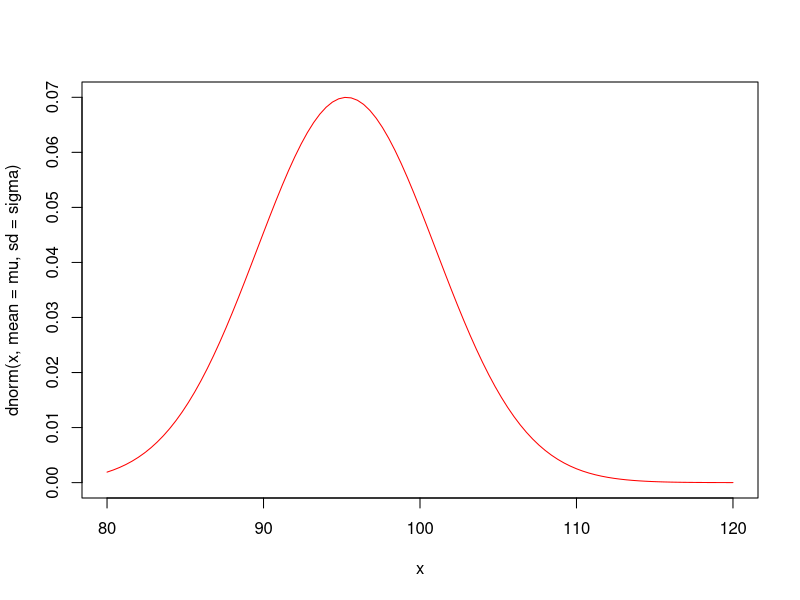
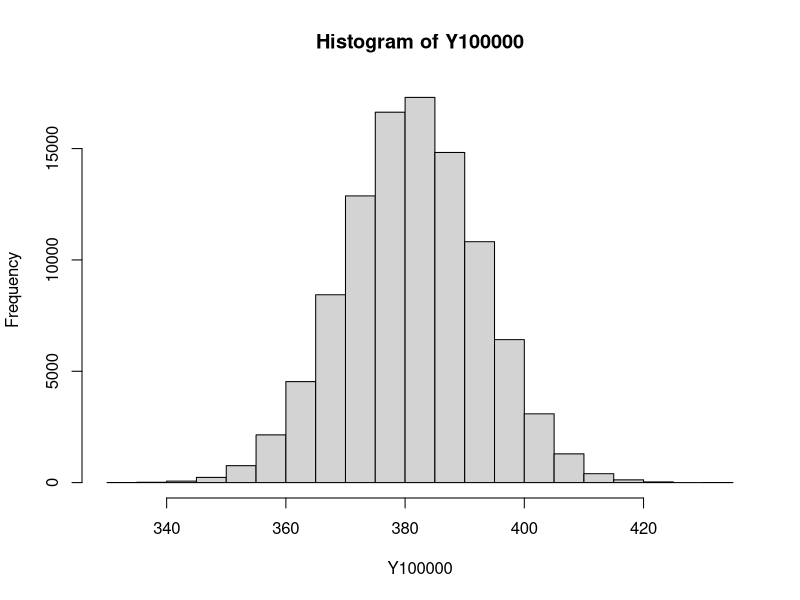
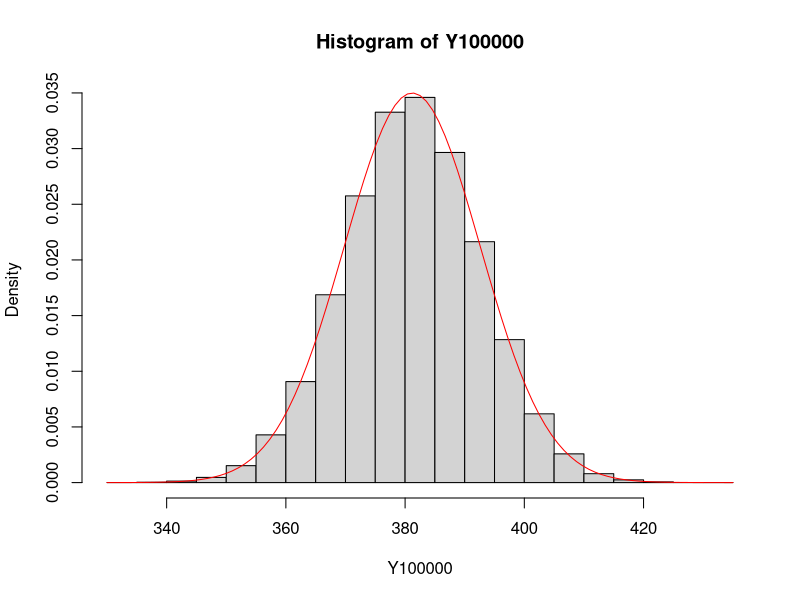
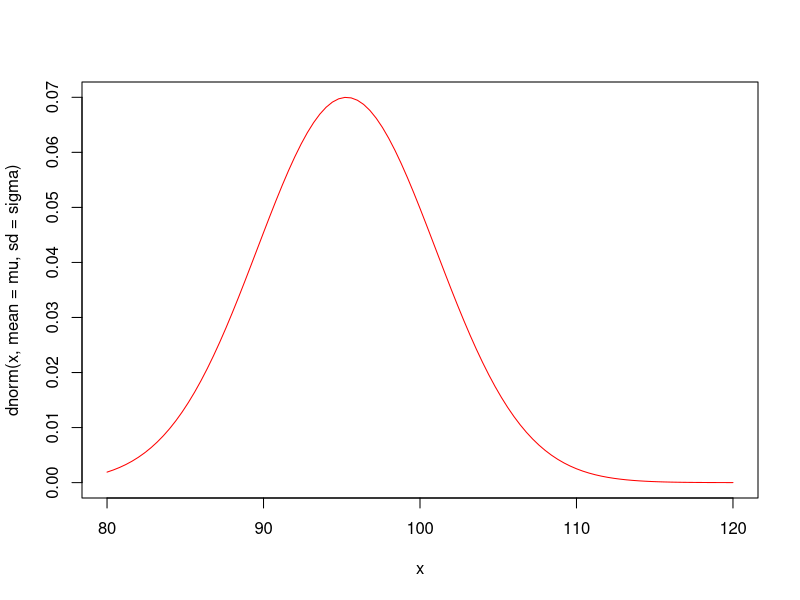
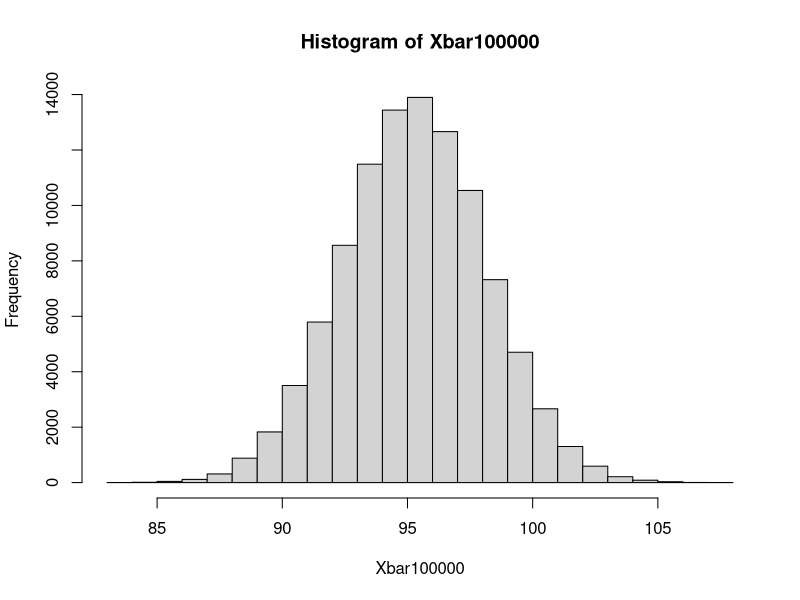
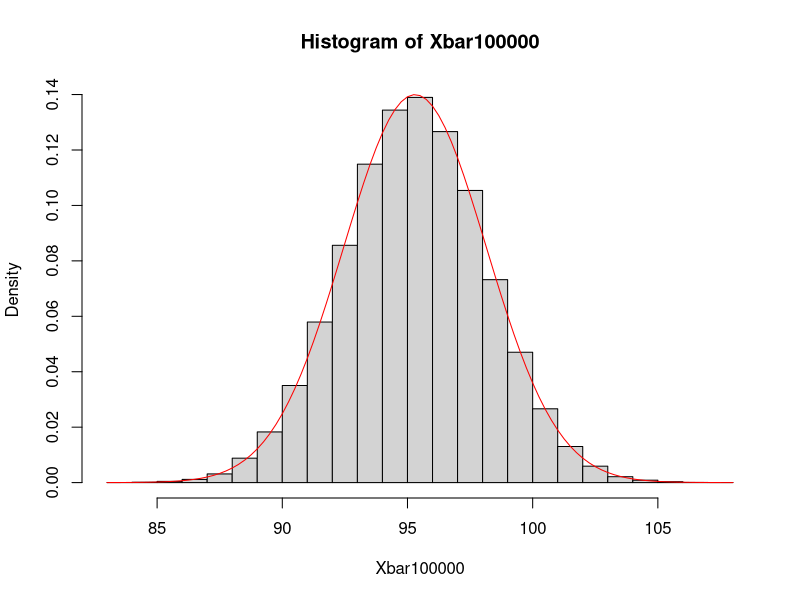
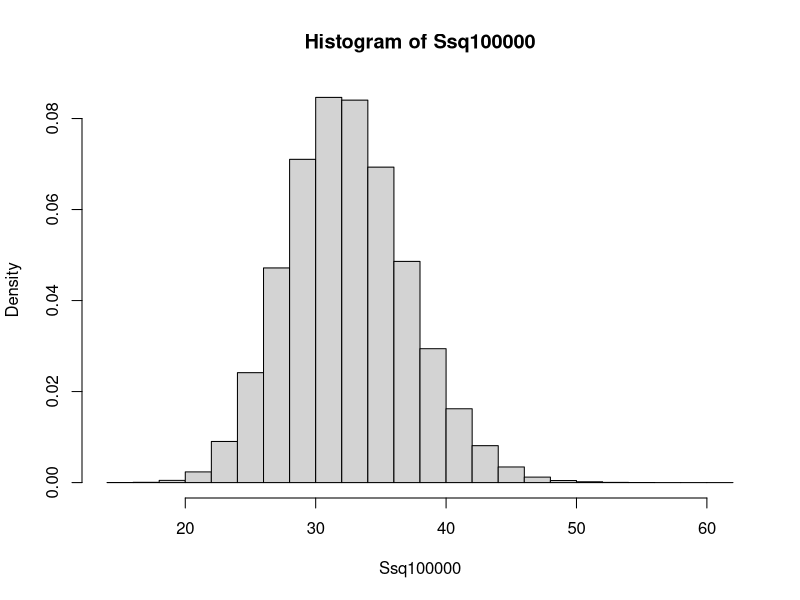
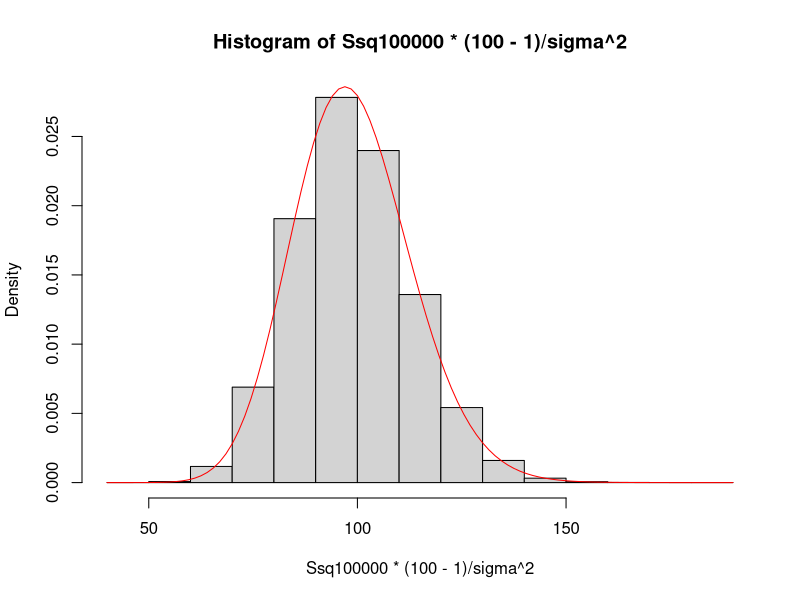

Recreate these plots in R, in order.
# distribucio poblacional 

mu <- 95.3
sigma <- 5.7



#N distibuieix amb N(mu,sigma^2)
#pintem la fincio

curve(dnorm(x, mean=mu, sd=sigma), xlim=c(80,120),col='red')


#mirar on trenca un cable random
rnorm(1,mean=mu,sd=sigma) #aixo es simulacio, pq tots en dongui el mateix valor hem de fer set.seed
rnorm(4, mean=mu, sd=sigma)


#em pregunten per E(Y)

#convertir en una variable aleatoria

X<- function(i){rnorm(4, mean=mu, sd=sigma)}
Y<- function(i){sum(rnorm(4, mean=mu, sd=sigma))}

Y(1)

mean(sapply(1:5,Y))

#a)
Y100000 <- sapply(1:100000, Y)
mean(Y100000)

hist(Y100000)

hist(Y100000, freq=FALSE)
curve(dnorm(x, 4*mu,2*sigma), col="red", add=TRUE)
4*mu #aixo es la pregunta 1

# la b seria 
Y<- function(i){sum(rnorm(100, mean=mu, sd=sigma))}
Y100000 <- sapply(1:100000, Y)
var(Y100000)
#resposta
100*sigma^2

#si es selecciona de forma random quina es la pobabilitat de que la resistencia de calbe no sigui menor a 103
curve(dnorm(x, mean=mu, sd=sigma), xlim=c(80,120),col='red')

1-pnorm(103, mu, sigma)

#d)
Xbar <- function(i){mean(rnorm(4, mean=mu, sd=sigma))}
Xbar100000 <- sapply(1:100000, Xbar)
hist(Xbar100000)
mean(Xbar100000<98)#quqn repeteixo l'experimen dels 4 cables infinites vegadez
hist(Xbar100000, freq=FALSE)
curve(dnorm(x, mu,sigma/sqrt(4)), add=TRUE, col="red")
pnorm(98,mu,sigma/sqrt(4))





#e
Ssq <- function(i){var(rnorm(100, mean=mu, sd=sigma))}
Ssq100000 <- sapply(1:100000,Ssq)
hist(Ssq100000, freq=FALSE)
mean(Ssq100000>32)
hist(Ssq100000*(100-1)/sigma^2, freq=FALSE)
curve(dchisq(x,100-1),add=TRUE, col="red")

w<- 32*(100-1)/sigma^2
w
1-pchisq(w, 100-1) #aixo seria el valor teoric
mean(Ssq100000>32)#aixo el valor amb l'estimacio numerica
